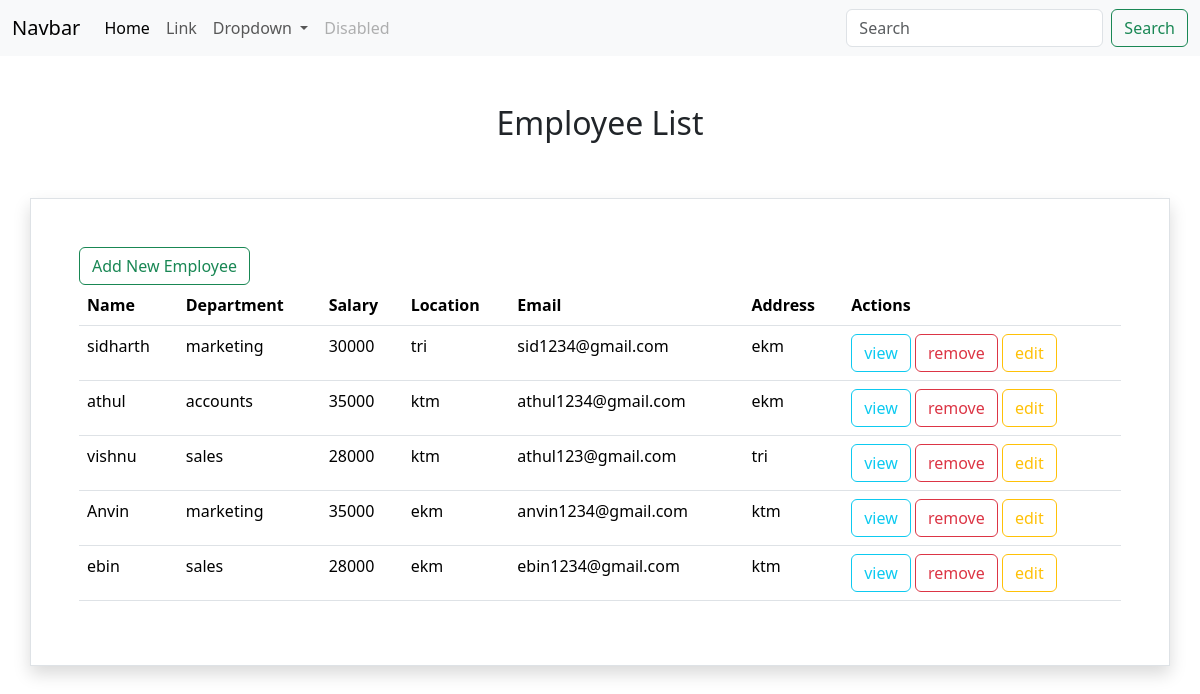
The app's page /employee/all with its own data.
### myapp/models.py (models this page shows, shortened)
class Employee(models.Model):
    name=models.CharField(max_length=200)
    department=models.CharField(max_length=200)
    salary=models.PositiveIntegerField()
    location=models.CharField(max_length=200)
    email=models.EmailField()
    address=models.CharField(max_length=200)

### myapp/views.py (the view)
# urls.py: path('employee/all',views.EmployeeListView.as_view(),name="employee-list"),
class EmployeeListView(View):
    def get(self,request,*args,**kwargs):
        qs=Employee.objects.all()
        return render(request,"employeelist.html",{"data":qs})

### myapp/templates/employeelist.html
{%extends 'base.html'%}
{%block main_block%}
<div class="mt-5 d-flex justify-content-center">
        <h2>Employee List</h2>
</div>
<div class="container border p-5 shadow mt-5">
        <a href="{%url 'employee-create' %}" class="btn btn-outline-success">Add New Employee</a>
        <table class="table">
                <tr>
                        <th>Name</th>
                        <th>Department</th>
                        <th>Salary</th>
                        <th>Location</th>
                        <th>Email</th>
                        <th>Address</th>
                        <th>Actions</th>
                </tr>
                {%for m in data%}
                <tr>
                        <td>{{m.name}}</td>
                        <td>{{m.department}}</td>
                        <td>{{m.salary}}</td>
                        <td>{{m.location}}</td>
                        <td>{{m.email}}</td>
                        <td>{{m.address}}</td>
                        <td>
                                <a href="{%url 'employee-detail' m.id%}" class="btn btn-outline-info">view</a>
                                <a href="{%url 'employee-delete' m.id%}" class="btn btn-outline-danger">remove</a>
                                <a href="{%url 'employee-edit' m.id%}" class="btn btn-outline-warning">edit</a>
                        </td>
                </tr>
                {%endfor%}
        </table>
        {%endblock%}

### myapp/templates/base.html (shortened to what this page needs)
<!DOCTYPE html>
<html lang="en">
<head>
    <link href="https://cdn.jsdelivr.net/npm/bootstrap@5.3.3/dist/css/bootstrap.min.css" rel="stylesheet">
</head>
<body>
    <nav class="navbar navbar-expand-lg bg-body-tertiary">
        <div class="container-fluid">
          <a class="navbar-brand" href="#">Navbar</a>
          <div class="collapse navbar-collapse" id="navbarSupportedContent">
            <ul class="navbar-nav me-auto mb-2 mb-lg-0">
              <li class="nav-item">
                <a class="nav-link active" aria-current="page" href="#">Home</a>
              </li>
              <li class="nav-item">
                <a class="nav-link" href="#">Link</a>
              </li>
              <li class="nav-item dropdown">
                <a class="nav-link dropdown-toggle" href="#" role="button" data-bs-toggle="dropdown" aria-expanded="false">
                  Dropdown
                </a>
              </li>
              <li class="nav-item">
                <a class="nav-link disabled" aria-disabled="true">Disabled</a>
              </li>
            </ul>
            <form class="d-flex" role="search">
              <input class="form-control me-2" type="search" placeholder="Search" aria-label="Search">
              <button class="btn btn-outline-success" type="submit">Search</button>
            </form>
          </div>
        </div>
      </nav>
      {%block main_block%}
      {%endblock%}
</body>
</html>

### records on screen
Employee: name "sidharth", department "marketing", salary "30000", location "tri", email "sid1234@gmail.com", address "ekm"
Employee: name "athul", department "accounts", salary "35000", location "ktm", email "athul1234@gmail.com", address "ekm"
Employee: name "vishnu", department "sales", salary "28000", location "ktm", email "athul123@gmail.com", address "tri"
Employee: name "Anvin", department "marketing", salary "35000", location "ekm", email "anvin1234@gmail.com", address "ktm"
Employee: name "ebin", department "sales", salary "28000", location "ekm", email "ebin1234@gmail.com", address "ktm"
